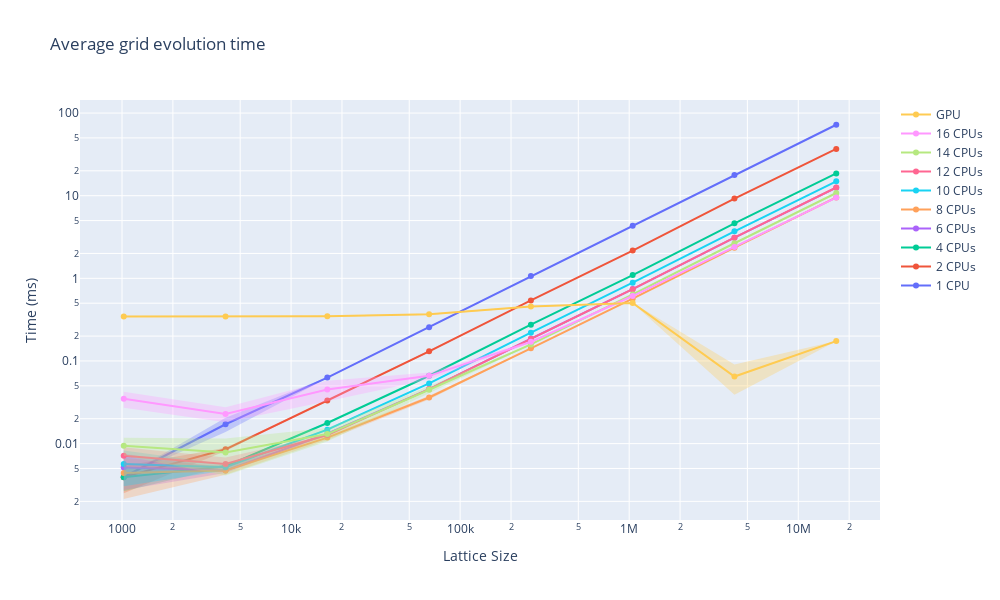

Notebook code cell kept with this figure:
### Code cell
fig = go.Figure()
for idx, (name, dfs, _) in enumerate(runs):
    df = pd.concat(dfs)
    df["size"] **= 2
    df["avgEvolveTime"] = df["avgEvolveTime"] / 1e6 # time is originally in ns

    add_mean_std_trace(fig, df, name, idx, "avgEvolveTime")

fig.update_layout(title="Average grid evolution time", xaxis_title='Lattice Size', yaxis_title="Time (ms)", width=plot_width, height=plot_height)
fig.update_xaxes(type="log")
fig.update_yaxes(type="log")
fig.show()

### Figure 1 — Plotly figure (JSON) as saved in the notebook; plotly's stock layout.template omitted (floating-point values rounded to 4 significant figures)
{"data": [{"line": {"color": "#636EFA"}, "mode": "lines+markers", "name": "1 CPU", "type": "scatter", "x": [1024, 4096, 16384, 65536, 262144, 1048576, 4194304, 16777216], "y": [0.003944, 0.01715, 0.06288, 0.2567, 1.071, 4.329, 17.82, 72.19]}, {"line": {"width": 0}, "mode": "lines", "name": "1 CPU upper", "showlegend": false, "type": "scatter", "x": [1024, 4096, 16384, 65536, 262144, 1048576, 4194304, 16777216], "y": [0.003997, 0.02052, 0.06364, 0.2595, 1.082, 4.364, 17.85, 72.45]}, {"fill": "tonexty", "fillcolor": "rgba(99, 110, 250, 0.30)", "line": {"width": 0}, "mode": "lines", "name": "1 CPU lower", "showlegend": false, "type": "scatter", "x": [1024, 4096, 16384, 65536, 262144, 1048576, 4194304, 16777216], "y": [0.003891, 0.01378, 0.06213, 0.2539, 1.059, 4.294, 17.8, 71.93]}, {"line": {"color": "#EF553B"}, "mode": "lines+markers", "name": "2 CPUs", "type": "scatter", "x": [1024, 4096, 16384, 65536, 262144, 1048576, 4194304, 16777216], "y": [0.003928, 0.008535, 0.03323, 0.1309, 0.5407, 2.165, 9.226, 36.81]}, {"line": {"width": 0}, "mode": "lines", "name": "2 CPUs upper", "showlegend": false, "type": "scatter", "x": [1024, 4096, 16384, 65536, 262144, 1048576, 4194304, 16777216], "y": [0.005355, 0.008917, 0.03346, 0.134, 0.5427, 2.173, 9.283, 36.98]}, {"fill": "tonexty", "fillcolor": "rgba(239, 85, 59, 0.30)", "line": {"width": 0}, "mode": "lines", "name": "2 CPUs lower", "showlegend": false, "type": "scatter", "x": [1024, 4096, 16384, 65536, 262144, 1048576, 4194304, 16777216], "y": [0.0025, 0.008152, 0.033, 0.1278, 0.5387, 2.156, 9.169, 36.63]}, {"line": {"color": "#00CC96"}, "mode": "lines+markers", "name": "4 CPUs", "type": "scatter", "x": [1024, 4096, 16384, 65536, 262144, 1048576, 4194304, 16777216], "y": [0.003919, 0.005334, 0.01774, 0.06624, 0.2749, 1.096, 4.63, 18.59]}, {"line": {"width": 0}, "mode": "lines", "name": "4 CPUs upper", "showlegend": false, "type": "scatter", "x": [1024, 4096, 16384, 65536, 262144, 1048576, 4194304, 16777216], "y": [0.005181, 0.005473, 0.01795, 0.0667, 0.2751, 1.099, 4.635, 18.62]}, {"fill": "tonexty", "fillcolor": "rgba(0, 204, 150, 0.30)", "line": {"width": 0}, "mode": "lines", "name": "4 CPUs lower", "showlegend": false, "type": "scatter", "x": [1024, 4096, 16384, 65536, 262144, 1048576, 4194304, 16777216], "y": [0.002656, 0.005196, 0.01754, 0.06579, 0.2747, 1.092, 4.625, 18.57]}, {"line": {"color": "#AB63FA"}, "mode": "lines+markers", "name": "6 CPUs", "type": "scatter", "x": [1024, 4096, 16384, 65536, 262144, 1048576, 4194304, 16777216], "y": [0.005155, 0.004716, 0.01315, 0.04563, 0.1856, 0.7406, 3.106, 12.49]}, {"line": {"width": 0}, "mode": "lines", "name": "6 CPUs upper", "showlegend": false, "type": "scatter", "x": [1024, 4096, 16384, 65536, 262144, 1048576, 4194304, 16777216], "y": [0.00756, 0.005037, 0.01352, 0.04601, 0.1863, 0.7447, 3.109, 12.54]}, {"fill": "tonexty", "fillcolor": "rgba(171, 99, 250, 0.30)", "line": {"width": 0}, "mode": "lines", "name": "6 CPUs lower", "showlegend": false, "type": "scatter", "x": [1024, 4096, 16384, 65536, 262144, 1048576, 4194304, 16777216], "y": [0.002751, 0.004395, 0.01278, 0.04525, 0.185, 0.7365, 3.104, 12.44]}, {"line": {"color": "#FFA15A"}, "mode": "lines+markers", "name": "8 CPUs", "type": "scatter", "x": [1024, 4096, 16384, 65536, 262144, 1048576, 4194304, 16777216], "y": [0.004422, 0.004741, 0.01182, 0.03613, 0.1421, 0.5666, 2.352, 9.539]}, {"line": {"width": 0}, "mode": "lines", "name": "8 CPUs upper", "showlegend": false, "type": "scatter", "x": [1024, 4096, 16384, 65536, 262144, 1048576, 4194304, 16777216], "y": [0.006708, 0.005293, 0.01255, 0.038, 0.143, 0.5711, 2.356, 9.614]}, {"fill": "tonexty", "fillcolor": "rgba(255, 161, 90, 0.30)", "line": {"width": 0}, "mode": "lines", "name": "8 CPUs lower", "showlegend": false, "type": "scatter", "x": [1024, 4096, 16384, 65536, 262144, 1048576, 4194304, 16777216], "y": [0.002136, 0.004188, 0.01109, 0.03425, 0.1412, 0.5622, 2.348, 9.465]}, {"line": {"color": "#19D3F3"}, "mode": "lines+markers", "name": "10 CPUs", "type": "scatter", "x": [1024, 4096, 16384, 65536, 262144, 1048576, 4194304, 16777216], "y": [0.005653, 0.005172, 0.01473, 0.05351, 0.2201, 0.8866, 3.702, 14.93]}, {"line": {"width": 0}, "mode": "lines", "name": "10 CPUs upper", "showlegend": false, "type": "scatter", "x": [1024, 4096, 16384, 65536, 262144, 1048576, 4194304, 16777216], "y": [0.008262, 0.005627, 0.01505, 0.05416, 0.2235, 0.8869, 3.767, 14.98]}, {"fill": "tonexty", "fillcolor": "rgba(25, 211, 243, 0.30)", "line": {"width": 0}, "mode": "lines", "name": "10 CPUs lower", "showlegend": false, "type": "scatter", "x": [1024, 4096, 16384, 65536, 262144, 1048576, 4194304, 16777216], "y": [0.003043, 0.004717, 0.01441, 0.05285, 0.2167, 0.8864, 3.637, 14.88]}, {"line": {"color": "#FF6692"}, "mode": "lines+markers", "name": "12 CPUs", "type": "scatter", "x": [1024, 4096, 16384, 65536, 262144, 1048576, 4194304, 16777216], "y": [0.007109, 0.005673, 0.01268, 0.04567, 0.1852, 0.7401, 3.105, 12.57]}, {"line": {"width": 0}, "mode": "lines", "name": "12 CPUs upper", "showlegend": false, "type": "scatter", "x": [1024, 4096, 16384, 65536, 262144, 1048576, 4194304, 16777216], "y": [0.00902, 0.0068, 0.01289, 0.04587, 0.1874, 0.7404, 3.142, 12.57]}, {"fill": "tonexty", "fillcolor": "rgba(255, 102, 146, 0.30)", "line": {"width": 0}, "mode": "lines", "name": "12 CPUs lower", "showlegend": false, "type": "scatter", "x": [1024, 4096, 16384, 65536, 262144, 1048576, 4194304, 16777216], "y": [0.005199, 0.004547, 0.01247, 0.04547, 0.183, 0.7398, 3.069, 12.57]}, {"line": {"color": "#B6E880"}, "mode": "lines+markers", "name": "14 CPUs", "type": "scatter", "x": [1024, 4096, 16384, 65536, 262144, 1048576, 4194304, 16777216], "y": [0.009449, 0.007813, 0.01304, 0.04488, 0.1584, 0.639, 2.658, 10.77]}, {"line": {"width": 0}, "mode": "lines", "name": "14 CPUs upper", "showlegend": false, "type": "scatter", "x": [1024, 4096, 16384, 65536, 262144, 1048576, 4194304, 16777216], "y": [0.01177, 0.01152, 0.01548, 0.04933, 0.1607, 0.6416, 2.695, 10.78]}, {"fill": "tonexty", "fillcolor": "rgba(182, 232, 128, 0.30)", "line": {"width": 0}, "mode": "lines", "name": "14 CPUs lower", "showlegend": false, "type": "scatter", "x": [1024, 4096, 16384, 65536, 262144, 1048576, 4194304, 16777216], "y": [0.00713, 0.004109, 0.01059, 0.04043, 0.1562, 0.6365, 2.621, 10.77]}, {"line": {"color": "#FF97FF"}, "mode": "lines+markers", "name": "16 CPUs", "type": "scatter", "x": [1024, 4096, 16384, 65536, 262144, 1048576, 4194304, 16777216], "y": [0.03479, 0.02286, 0.04512, 0.06609, 0.1702, 0.6107, 2.401, 9.496]}, {"line": {"width": 0}, "mode": "lines", "name": "16 CPUs upper", "showlegend": false, "type": "scatter", "x": [1024, 4096, 16384, 65536, 262144, 1048576, 4194304, 16777216], "y": [0.04235, 0.02756, 0.05768, 0.07248, 0.1762, 0.6274, 2.419, 9.508]}, {"fill": "tonexty", "fillcolor": "rgba(255, 151, 255, 0.30)", "line": {"width": 0}, "mode": "lines", "name": "16 CPUs lower", "showlegend": false, "type": "scatter", "x": [1024, 4096, 16384, 65536, 262144, 1048576, 4194304, 16777216], "y": [0.02723, 0.01817, 0.03257, 0.05969, 0.1643, 0.594, 2.382, 9.484]}, {"line": {"color": "#FECB52"}, "mode": "lines+markers", "name": "GPU", "type": "scatter", "x": [1024, 4096, 16384, 65536, 262144, 1048576, 4194304, 16777216], "y": [0.345, 0.3443, 0.348, 0.3669, 0.4546, 0.5031, 0.06479, 0.1739]}, {"line": {"width": 0}, "mode": "lines", "name": "GPU upper", "showlegend": false, "type": "scatter", "x": [1024, 4096, 16384, 65536, 262144, 1048576, 4194304, 16777216], "y": [0.3465, 0.3464, 0.3522, 0.3738, 0.4601, 0.5055, 0.09051, 0.1745]}, {"fill": "tonexty", "fillcolor": "rgba(254, 203, 82, 0.30)", "line": {"width": 0}, "mode": "lines", "name": "GPU lower", "showlegend": false, "type": "scatter", "x": [1024, 4096, 16384, 65536, 262144, 1048576, 4194304, 16777216], "y": [0.3434, 0.3422, 0.3439, 0.3599, 0.4491, 0.5006, 0.03906, 0.1733]}], "layout": {"height": 600, "title": {"text": "Average grid evolution time"}, "width": 1000, "xaxis": {"title": {"text": "Lattice Size"}, "type": "log"}, "yaxis": {"title": {"text": "Time (ms)"}, "type": "log"}}}
